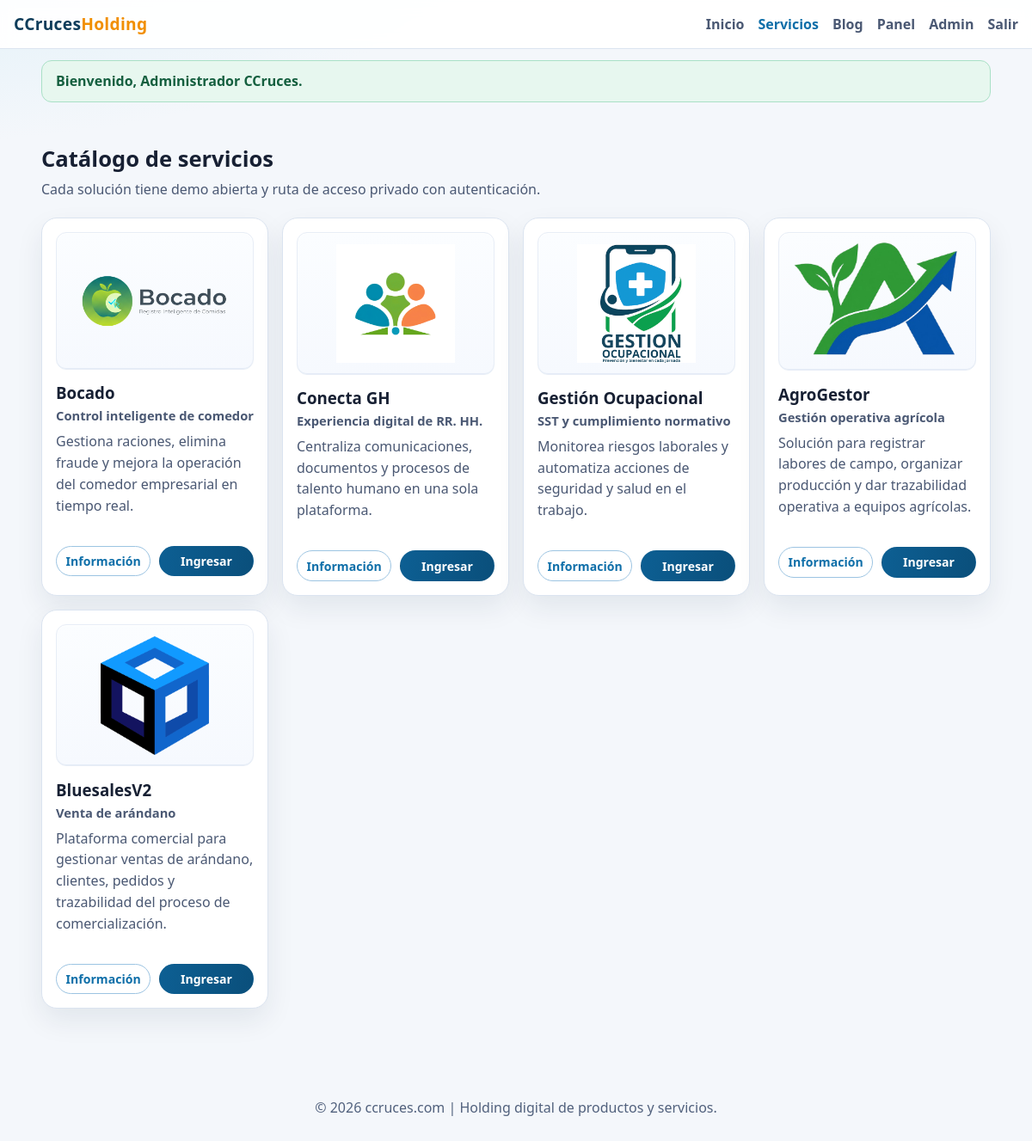
The app's page /servicios.php (signed in) with its own data.
### tables this page shows
CREATE TABLE IF NOT EXISTS services (
  id VARCHAR(64) PRIMARY KEY,
  name VARCHAR(120) NOT NULL,
  tagline VARCHAR(180) NOT NULL DEFAULT '',
  description TEXT NOT NULL,
  summary TEXT NULL,
  content TEXT NULL,
  benefits TEXT NULL,
  financial_benefits TEXT NULL,
  roi_note TEXT NULL,
  video_url VARCHAR(255) NULL,
  logo VARCHAR(255) NOT NULL,
  demo_url VARCHAR(255) NOT NULL,
  private_url VARCHAR(255) NOT NULL,
  status VARCHAR(120) NOT NULL DEFAULT 'Disponible',
  is_active TINYINT(1) NOT NULL DEFAULT 1,
  sort_order INT UNSIGNED NOT NULL DEFAULT 0,
  created_at TIMESTAMP NOT NULL DEFAULT CURRENT_TIMESTAMP,
  updated_at TIMESTAMP NOT NULL DEFAULT CURRENT_TIMESTAMP ON UPDATE CURRENT_TIMESTAMP,
  INDEX idx_services_sort_order_name (sort_order, name),
  INDEX idx_services_is_active (is_active),
  INDEX idx_services_status (status)
);

### includes/service_modal.php (called while the page is built, shortened)
<?php
function service_video_embed_url(string $rawUrl): string
{
    $rawUrl = trim($rawUrl);
    if ($rawUrl === '') {
        return '';
    }
    return $rawUrl;
}
function service_private_entry_url(array $service): string
{
    $privateUrlRaw = trim((string) ($service['private_url'] ?? ''));
    if ($privateUrlRaw !== '') {
        return str_starts_with($privateUrlRaw, 'http') ? $privateUrlRaw : app_url($privateUrlRaw);
    }
    return app_url('acceso.php?servicio=' . urlencode((string) ($service['id'] ?? '')));
}
function service_modal_details(array $service): array
{
    $splitLines = static function (string $text): array {
        $lines = preg_split('/\r\n|\r|\n/', trim($text)) ?: [];
        return array_values(array_filter(array_map('trim', $lines), static fn(string $line): bool => $line !== ''));
    };
    $summary = trim((string) ($service['summary'] ?? ''));
    $content = trim((string) ($service['content'] ?? ''));
    $benefitsText = trim((string) ($service['benefits'] ?? ''));
    $financialBenefitsText = trim((string) ($service['financial_benefits'] ?? ''));
    $roiNote = trim((string) ($service['roi_note'] ?? ''));
    $payload = [
        'summary' => $summary !== '' ? $summary : (string) ($service['description'] ?? ''),
        'content' => $content !== '' ? $content : 'Este servicio forma parte del ecosistema CCruces Holding y está orientado a mejorar productividad, control y trazabilidad en procesos clave.',
        'video_url' => trim((string) ($service['video_url'] ?? '')),
        'benefits' => $benefitsText !== '' ? $splitLines($benefitsText) : [
            'Implementación rápida para equipos operativos.',
            'Visibilidad centralizada de indicadores clave.',
            'Escalabilidad por unidades de negocio y sedes.',
        ],
        'financial_benefits' => $financialBenefitsText !== '' ? $splitLines($financialBenefitsText) : [
            'Mejor asignación de costos por centro de responsabilidad.',
            'Menor reproceso administrativo por datos dispersos.',
            'Información más confiable para presupuestos y cierres.',
        ],
        'roi_note' => $roiNote !== '' ? $roiNote : 'Impacto esperado: control más preciso de costos, mejor disciplina operativa y decisiones financieras con menor incertidumbre.',
        'images' => [
            (string) ($service['logo'] ?? 'img/Icono BB.png'),
        ],
    ];
    $payload['benefits'] = array_values(array_filter((array) ($payload['benefits'] ?? []), static fn($item): bool => is_string($item) && trim($item) !== ''));
    $payload['financial_benefits'] = array_values(array_filter((array) ($payload['financial_benefits'] ?? []), static fn($item): bool => is_string($item) && trim($item) !== ''));
    $payload['images'] = array_values(array_filter((array) ($payload['images'] ?? []), static fn($item): bool => is_string($item) && trim($item) !== ''));
    $payload['video_url'] = service_video_embed_url((string) ($payload['video_url'] ?? ''));
    return $payload;
}
function service_modal_payload(array $service): array
{
    $details = service_modal_details($service);
    $demoUrlRaw = (string) ($service['demo_url'] ?? '');
    $demoUrl = str_starts_with($demoUrlRaw, 'http') ? $demoUrlRaw : app_url($demoUrlRaw);
    $privateUrl = service_private_entry_url($service);
    $videoUrlRaw = (string) ($details['video_url'] ?? '');
    $videoEmbedUrl = service_video_embed_url($videoUrlRaw);
    $images = [];
    foreach ((array) ($details['images'] ?? []) as $img) {
        $path = (string) $img;
        $images[] = [
            'src' => app_url($path),
            'alt' => (string) ($service['name'] ?? 'Servicio'),
        ];
    }
    return [
        'id' => (string) ($service['id'] ?? ''),
        'name' => (string) ($service['name'] ?? 'Servicio'),
        'tagline' => (string) ($service['tagline'] ?? ''),
        'description' => (string) ($service['description'] ?? ''),
        'summary' => (string) ($details['summary'] ?? ''),
        'content' => (string) ($details['content'] ?? ''),
        'benefits' => (array) ($details['benefits'] ?? []),
        'financial_benefits' => (array) ($details['financial_benefits'] ?? []),
        'roi_note' => (string) ($details['roi_note'] ?? ''),
        'images' => $images,
        'video_url' => $videoEmbedUrl,
        'demo_url' => $demoUrl,
        'private_url' => $privateUrl,
    ];
}
    ?>

### includes/repositories/services_repository.php (called while the page is built, shortened)
<?php
function services_all(): array
{
    $pdo = db();
    if ($pdo) {
        $stmt = $pdo->query('SELECT id, name, tagline, description, summary, content, benefits, financial_benefits, roi_note, video_url, logo, demo_url, private_url, status, sort_order FROM services ORDER BY sort_order ASC, name ASC');
        return $stmt->fetchAll();
    }
    $rows = read_json_file('services.json', []);
    return is_array($rows) ? $rows : [];
}

### includes/core/app.php (called while the page is built, shortened)
<?php
function app_url(string $path = ''): string
{
    $scriptName = str_replace('\\', '/', $_SERVER['SCRIPT_NAME'] ?? '/');
    $basePath = str_replace('\\', '/', dirname($scriptName));
    $basePath = rtrim($basePath, '/');
    return $basePath . '/' . ltrim($path, '/');
}
function e(string $value): string
{
    return htmlspecialchars(normalize_text($value), ENT_QUOTES, 'UTF-8');
}
function normalize_text(string $value): string
{
    if ($value === '' || !preg_match('/[ÃÂð]/u', $value)) {
        return $value;
    }
    return $value;
}

### servicios.php (the view, shortened to what this page needs)
<?php
require_once __DIR__ . '/includes/layout.php';
$services = services_all();
?>
<main class="wrap section">
    <h2>Catálogo de servicios</h2>
    <p class="lead">Cada solución tiene demo abierta y ruta de acceso privado con autenticación.</p>
    <div class="grid">
        <?php foreach ($services as $service): ?>
            <?php
            $modalPayload = service_modal_payload($service);
            $modalJson = json_encode($modalPayload, JSON_UNESCAPED_UNICODE | JSON_UNESCAPED_SLASHES);
            ?>
            <article
                class="card service-card"
                role="button"
                tabindex="0"
                data-service-id="<?= e((string) ($service['id'] ?? '')) ?>"
                data-service-card
                data-service-payload="<?= e($modalJson ?: '{}') ?>"
                aria-label="Ver detalles de <?= e((string) ($service['name'] ?? 'Servicio')) ?>"
            >
                <div class="service-card__logo-frame">
                    <img class="service-card__logo" src="<?= e(app_url((string) ($service['logo'] ?? 'img/Icono BB.png'))) ?>" alt="<?= e((string) ($service['name'] ?? 'Servicio')) ?>" />
                </div>
                <h3><?= e((string) ($service['name'] ?? 'Servicio')) ?></h3>
                <div class="service-card__text">
                    <p class="service-card__tagline"><strong><?= e((string) ($service['tagline'] ?? '')) ?></strong></p>
                    <p class="service-card__description"><?= e((string) ($service['description'] ?? '')) ?></p>
                </div>
                <div class="row-actions service-actions">
                    <button class="btn-mini" type="button" data-service-open>Información</button>
                    <a class="btn-mini main" href="<?= e(service_private_entry_url($service)) ?>">Ingresar</a>
                </div>
            </article>
        <?php endforeach; ?>
    </div>
</main>

### assets/css/site.css (style rules this page uses)
* { box-sizing: border-box; }
body { margin: 0; font-family: "Segoe UI", Tahoma, Geneva, Verdana, sans-serif; color: var(--ink); background: radial-gradient(1200px 500px at -10% -10%, #d9eef7 0%, transparent 60%), radial-gradient(900px 500px at 110% -20%, #d5f6ef 0%, transparent 60%), var(--bg); }
a { color: inherit; }
.wrap { width: min(1120px, 92vw); margin: 0 auto; }
.section { padding: 2.2rem 0; }
.section h2 { margin: 0 0 0.4rem; font-size: 1.6rem; }
.section p.lead { margin: 0 0 1.4rem; color: var(--ink-soft); }
.grid { display: grid; grid-template-columns: repeat(auto-fit, minmax(250px, 1fr)); gap: 1rem; }
.card { background: var(--surface); border: 1px solid var(--line); border-radius: var(--radius); box-shadow: 0 14px 32px rgba(14, 35, 66, 0.08); padding: 1rem; display: flex; flex-direction: column; height: 100%; }
.service-card { cursor: pointer; transition: transform 0.24s ease, box-shadow 0.24s ease; }
.service-card__logo-frame { width: 100%; min-height: 160px; padding: 0.8rem; border-radius: 12px; border: 1px solid #e7edf6; background: linear-gradient(180deg, #fbfdff 0%, #f6f9fe 100%); box-shadow: inset 0 1px 0 rgba(255, 255, 255, 0.95), inset 0 -1px 0 rgba(197, 213, 232, 0.35); display: grid; place-items: center; }
.service-card__logo { width: 88%; height: 100%; max-height: 138px; object-fit: contain; display: block; }
.service-card[data-service-id="agrogestor"] .service-card__logo { transform: scale(1.12); transform-origin: center; }
.card h3 { margin: 0.9rem 0 0.3rem; }
.card p { margin: 0; color: var(--ink-soft); }
.service-card__text { display: grid; gap: 0.45rem; margin-bottom: 1rem; }
.service-card__tagline { color: #1f5f8d; font-size: 0.92rem; line-height: 1.35; }
.service-card__description { color: #4f6079; line-height: 1.55; }
.row-actions { margin-top: 1rem; display: flex; flex-wrap: wrap; gap: 0.6rem; }
.card .row-actions { margin-top: auto; padding-top: 0.9rem; }
.card .row-actions.service-actions { margin-top: 0.25rem; }
.card .row-actions.service-actions { display: grid; grid-template-columns: repeat(2, minmax(0, 1fr)); gap: 0.6rem; align-items: stretch; }
.card .row-actions.service-actions .btn-mini { width: 100%; display: inline-flex; justify-content: center; }
.service-actions .btn-mini.main, .service-modal__actions .btn-mini, .blog-view-all-btn { background: linear-gradient(100deg, #0f6fa9, #0b5d90); background-size: 140% 140%; background-position: 0% 50%; color: #fff; border-color: transparent; font-weight: 700; position: relative; z-index: 0; overflow: hidden; isolation: isolate; transition: transform 0.18s ease, box-shadow 0.22s ease, filter 0.22s ease, background-position 0.35s ease; }
.service-actions .btn-mini.main::after, .service-modal__actions .btn-mini::after, .blog-view-all-btn::after { content: ""; position: absolute; inset: 0; background: linear-gradient(120deg, transparent 0%, rgba(255, 255, 255, 0.26) 45%, transparent 72%); transform: translateX(-130%); transition: transform 0.45s ease; pointer-events: none; }
.service-actions .btn-mini.main, .service-modal__actions .btn-mini.main, .blog-view-all-btn.main { background: linear-gradient(100deg, #0d5f93, #0a4f7b); color: #fff; border-color: transparent; }
.service-actions .btn-mini:not(.main) { background: #fff; color: #0f6fa9; border-color: #9cc4e2; font-weight: 700; }
.btn-mini { font-size: 0.88rem; padding: 0.45rem 0.85rem; border-radius: 999px; text-decoration: none; border: 1px solid var(--line); background: #fff; }
.btn-mini.main { background: #113d67; color: #fff; border-color: #113d67; }
button { font: inherit; }

### records on screen
services: logo+name (picture), name "Bocado", tagline "Control inteligente de comedor", description "Gestiona raciones, elimina fraude y mejora la operación del comedor empresarial en tiempo real."
services: logo (picture), name "Conecta GH", tagline "Experiencia digital de RR. HH.", description "Centraliza comunicaciones, documentos y procesos de talento humano en una sola plataforma."
services: logo (picture), name "Gestión Ocupacional", tagline "SST y cumplimiento normativo", description "Monitorea riesgos laborales y automatiza acciones de seguridad y salud en el trabajo."
services: logo+name (picture), name "AgroGestor", tagline "Gestión operativa agrícola", description "Solución para registrar labores de campo, organizar producción y dar trazabilidad operativa a equipos agrícolas."
services: logo (picture), name "BluesalesV2", tagline "Venta de arándano", description "Plataforma comercial para gestionar ventas de arándano, clientes, pedidos y trazabilidad del proceso de comercialización."

### other values on screen
$flash['message'] "Bienvenido, Administrador CCruces."
